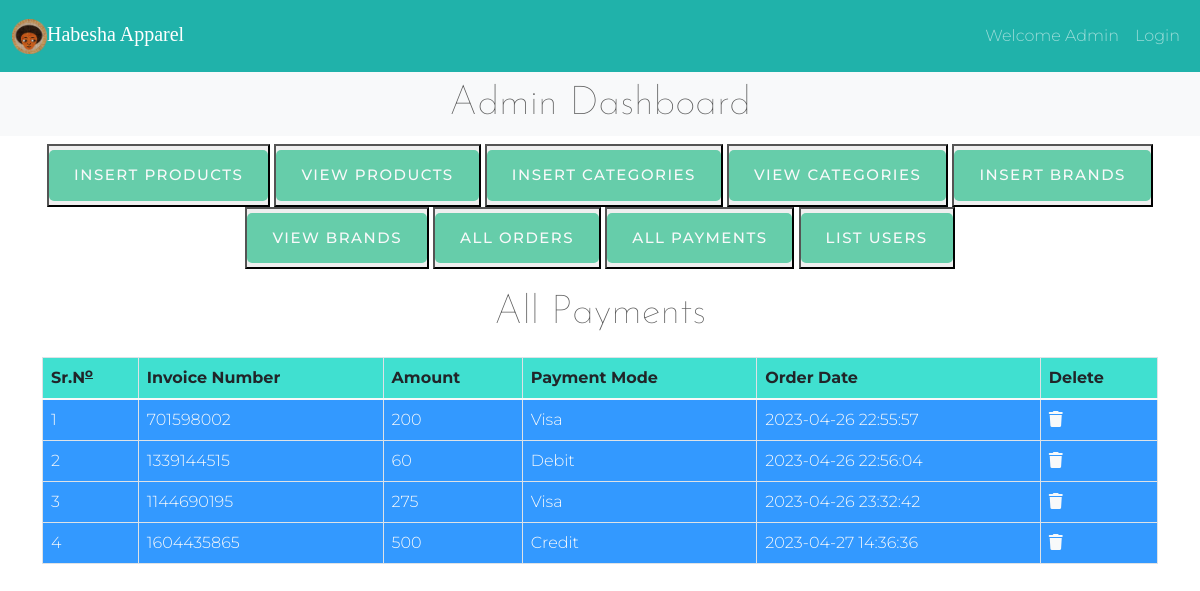
/HabehaApparel_code/admin/index.php?list_payments, run on the app's committed database.
### tables this page shows
CREATE TABLE `user_payments` (
  `payment_id` int(11) NOT NULL,
  `order_id` int(11) NOT NULL,
  `invoice_number` int(11) NOT NULL,
  `amount` int(11) NOT NULL,
  `payment_mode` varchar(255) NOT NULL,
  `date` timestamp NOT NULL DEFAULT current_timestamp() ON UPDATE current_timestamp()
);

### HabehaApparel_code/admin/list_payments.php (the view, shortened to what this page needs)
<h2 class="text-center">All Payments</h2>
<table class="table table-bordered mt-2">
    <thead style="background-color: #40e0d0;">
        <?php
    $get_payments="select * from `user_payments`";
    $result=mysqli_query($con,$get_payments);
    $row_count=mysqli_num_rows($result);
if($row_count==0){
    echo "<h2 class='text-danger text-center mt-5'> No payments received yet </h2>";
}else{
    echo "
    <tr>
    <th>Sr.N<span><sup style='text-decoration:underline;'>o</sup></span> </th>
    <th>Invoice Number</th>
    <th>Amount</th>
    <th>Payment Mode</th>
    <th>Order Date</th>
    <th>Delete</th>
</tr>
</thead>
<tbody class='text-light' style='background-color:#3399ff;'>";
$number=0;
while($row_data=mysqli_fetch_assoc($result)){
    $payment_id=$row_data['payment_id'];
    $amount=$row_data['amount'];
    $invoice_number=$row_data['invoice_number'];
    $payment_mode=$row_data['payment_mode'];
    $date=$row_data['date'];
    $number++;
    ?>
    <tr>
    <td class=''><?php echo $number;?></td>
    <td><?php echo $invoice_number;?></td>
    <td><?php echo $amount;?></td>
    <td><?php echo $payment_mode;?></td>
    <td><?php echo $date;?></td>
    <td><a href='index.php?delete_payment=<?php echo $payment_id ?>'
            type="button" class="text-light" data-toggle="modal"
            data-target="#exampleModal"><i class='fa-solid fa-trash'></i></a>
            </td>
    </tr>
    <?php
    }
}
?>
  </tbody>
</table>

### HabehaApparel_code/css/style.css (style rules this page uses)
*, *:before, *:after { box-sizing: border-box; }
body { background: white; font-family: 'Montserrat', sans-serif; }
a { text-decoration: none; color: #1ab188; transition: .5s ease; }
* { margin: 0; padding: 0; box-sizing: border-box; }

### HabehaApparel_code/css/carousel.css (style rules this page uses)
body { padding-bottom: 3rem; color: #5a5a5a; overflow-x: hidden; }
body { font-family: 'Montserrat', sans-serif; font-weight: 300; }
body h2 { font-size: 2.5rem; font-family: 'Josefin Sans', sans-serif; font-weight: 100; }
* { margin: 0; padding: 0; box-sizing: border-box; }
i { cursor: pointer; }
a { text-decoration: none; color: white; }
.text-center { text-align: center; margin-bottom: 20px; }

### HabehaApparel_code/admin/index.php (style rules this page uses)
body { overflow-x: hidden; }

### data on the page
user_payments: invoice_number "701598002", amount "200", payment_mode "Visa", date "2023-04-26 22:55:57"
user_payments: invoice_number "1339144515", amount "60", payment_mode "Debit", date "2023-04-26 22:56:04"
user_payments: invoice_number "1144690195", amount "275", payment_mode "Visa", date "2023-04-26 23:32:42"
user_payments: invoice_number "1604435865", amount "500", payment_mode "Credit", date "2023-04-27 14:36:36"
